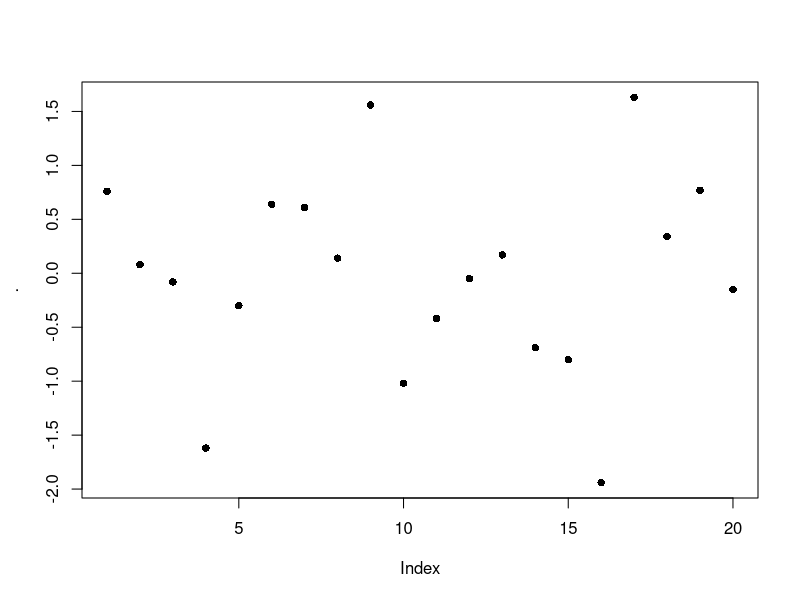
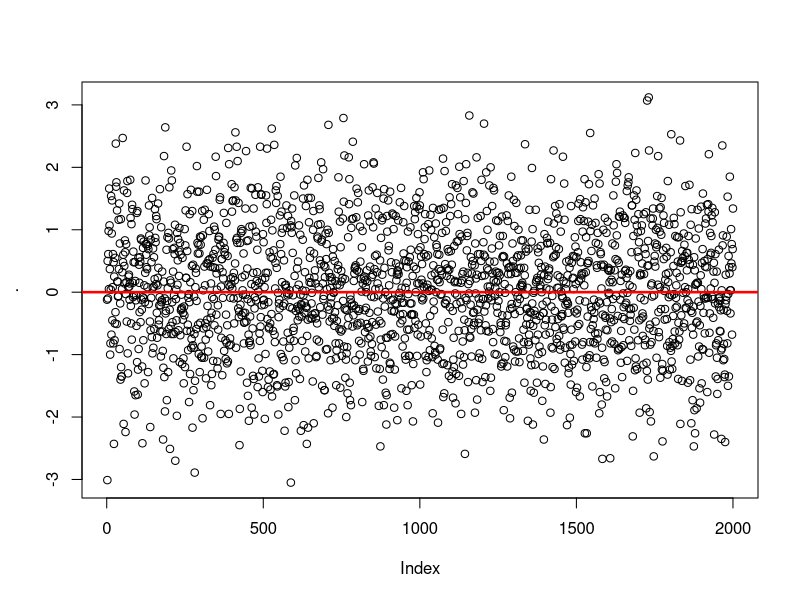

Write R code to recreate these figures, in order. (Note: this script raises an error after producing the figures.)
# __________________________________________________________________
# R VOCABULARY 
# __________________________________________________________________

library("dplyr")
library("reshape2")
library("lazyeval")
library("ggplot2")
library("labeling")
library("lubridate")


# help(package="base")
# rm(list=ls())

# TODO: -------
# duplicated, charmatch, aggregate, do.call
# use regular expressions to break filenames into type of file        


# flatten a list: 
(l <- list(item1=4, item2=2, item3=c(100, 200)))  # surrounding with () calls print 
(unlist(l))
(unname(unlist(l)))  # returns numeric vector; also try: unlist(l) %>% unname  


# flattening a list of dates does weird stuff: 
datelist = as.list(c(ymd("2017-01-01"), ymd("2017-01-01")))
unlist(datelist)  # not good 
do.call("c", datelist)  # this is good 


# rep and seq: --------------------
rep(letters[1:3], times=2)  # same as rep(letters[1:3], 2)
rep(letters[1:3], each=2)
rep(letters[1:3], times=2, each=2)
rep(letters[1:3], times=2, each=2, length.out=2)
rep_len(letters[1:3], length.out=40)  # could be useful if you don't know the length of a vector, but you want to keep recycling it until total length reaches a target value. 
rep(letters[1:3], times=(1:3))
rep(letters[1:3], c(1,5,12))

seq(1,26)
seq(1,26,by=3)
seq(1,26, length.out=4)  # generates a sequence of length.out=4 equally spaced values from 1 to 16. (length.out is usually abbreviated to length or len, and seq_len is much faster.)
seq(along.with=month.abb)  # can abbreviate as e.g. seq(month.abb) or seq(letters); verbose alternative: seq(1, length(month.abb))
seq(along.with=rnorm(20))# generates sequence 1,2,3... ending with length(month.abb)
seq(c("apple", "orange", "banana"))

x<-round(rnorm(20), 2); names(x) <- seq(rnorm(20)); x %>% plot(pch=16) 
x<-round(rnorm(2000), 2); names(x) <- seq(rnorm(2000)); x %>% 
  plot(pch=1) %>% abline(h=0, lwd=2.5, col="red")


any(c(rep(FALSE, 9), TRUE))  # any TRUEs in the vector? 
any(c(2<1, 4>5, 6==7))

x <- c(4,3, NA, 1,1,23)
any(is.na(x))  # is.na(x) returns a logical of same length as x 



x<- rnorm(10)
range(x)
all(x < 2)  # x<2 returns a logical vector of same length as x; all(x<2) returns TRUE only if all values are TRUE 
all(x < 2, x > (-2))
all(1<2, 2==2, 3>2)
all(c(TRUE, TRUE, TRUE, FALSE))


4 %in% c(1,1,4,1)  # TRUE 
"s" %in% letters  # TRUE
1:4 %in% 1:10  # returns vector of same length as vector on left side of %in%
c(1:4, 12) %in% 1:10
c("g", 7) %in% letters 


match("s", letters)
match(c("a", "s", "f"), letters)
x <- c(4,3, NA, 1,1,23, NA)
match(NA, x)  # Note that match() only returns first match 


which(c(rep(FALSE, 5), TRUE, rep(FALSE, 4), TRUE))  # Takes a logical vector, returns numeric pointing to positions of TRUE values 
which(c(4==5, 2==3))
which(c(4==5, 2==3, 3==3, 4<5, 9>4))


x <- rep(1.0,10); y <- rep(0.99999999999, 10)
all.equal(target=x, current=y, tolerance = 10^-10)
all.equal(target=x, current=y, tolerance = 10^-20)


identical(2, 2.0)  # TRUE 

set.seed(1)
x <- rnorm(10)
set.seed(1)
y <- rnorm(10)
identical(x,y) # TRUE 


stopifnot(c(TRUE, TRUE))
stopifnot(c(FALSE, TRUE))  # returns an error if not all TRUE 
stopifnot(c(2<3, 4>5))


x <- airquality[, -1] # x is a regression design matrix
y <- airquality[,  1] # y is the corresponding response
stopifnot(complete.cases(y) != is.na(y))  # complete.cases returns a logical 
ok <- complete.cases(x, y)  # returns logical of same length as num rows of x and y
sum(!ok) # how many are not "ok" ? NOTE that "!" on a logical gives its inverse: !c(TRUE, FALSE) = c(FALSE, TRUE)
x <- x[ok,]
y <- y[ok]


# subsetting: -----
# 3 ways of subsetting a df for first column:
airquality[1]  # returns data frame (which is a type of list; subsetting list with [] always gives list)
airquality[[1]]  # returns the *contents* of element 1 in the df - integer atomic vector. [[]] can only return 1 thing 
airquality$Ozone  # returns integer atomic vector. Note that $ is shorthand, where x$y = x[["y", exact=FALSE ]]



cumsum(1:10)  # pseudocode: for i in 1:10, result[1] = i, result[2]=i+result[1]
cumprod(1:10)
cummin(1:10)  # along the entire length of input vector, 1 is min 
cummax(10:1)


# row and column sums, means: ---------------
x <- data.frame(x=rnorm(10)*10, y=rnorm(10)) %>% print 
colSums(x)
rowSums(x) %>% data.frame()

apply(x, 1, mean)  # means of rows 
apply(x, 2, mean)  # means of columns 


# first differencing: -----------
diff(1:10, lag = 1, differences = 1)  # diff gives differecnes between successive elements in a vector 
diff(seq(1,50, by=5), lag=1, differences=1)
(diffs1 <-diff(c(1,5,2,2,10,.5,-1,3,-4,30), lag = 1, differences = 1))
length(diffs1)

# second differencing: 
(diffs2 <-diff(c(1,5,2,2,10,.5,-1,3,-4,30), lag = 1, differences = 2))  
diffs2 == diff(diffs1, lag = 1, differences = 1)  #  setting arg differences > 1 means you recursively apply diff a specified number of times 
length(diffs2)  # note that this has one less element than diffs1

# differencing at lags (i.e. not immediately successive elements)
(diffs3 <-diff(c(1,5,2,2,10,.5,-1,3,-4,30), lag = 2, differences = 1))  
length(diffs3)


# cut a range to get a factor: -------------------
x <- 1:100 
cut(x, breaks=seq(0,100,5), labels= paste("Level", 1:20))  # divide range of x into levels of a factor; 
# note that length of labels is 1 less than length of breaks
# also, first value of breaks is lower than min value of x 
table(cut(x, breaks=seq(0,100,5), labels= paste("Level", 1:20)))



# reorder factor levels using values in another column -------------
# first create data: 
df <- data.frame(area=letters[1:10], 
                 total=c(10,2,1,rnorm(6),20)); df

# graph looks ugly: 
ggplot(df, aes(x=area, y=total)) + geom_bar(stat="identity")

# find order of factor levels that you want: 
order(df$total)  # this gives ascending order; for descending, rev(order(df$total))

# reset factor levels: 
df <- df %>% mutate(area=factor(area, 
                          levels=area[order(df$total)])); df

str(df)  # factor levels reset

# graph again: 
ggplot(df, aes(x=area, y=total)) + geom_bar(stat="identity")  # SUCCESS!


# if there is an obvious way to order your factor levels (e.g. alphabetical), 
# you can try using ordered(): 
# create a factor with default ordering: 
ordered(rep(1:12, length=24))
ordered(c("blue", "green", "yellow"))
ordered(paste0("level_", 1:30))  # doesn't work well 

# let's try again: 
two.digits.numbers <- 
      sapply(1:30, function(x){
            x.char <- as.character(x)
            if (nchar(x.char) < 2){
                  x <- paste0("0", x)
            } else {
                  x <- x.char
            }
            return(x)
      }
      )

ordered(paste0("level_", two.digits.numbers))  # works! 

#**************************************************





#**************************************************
pmin(1:4, 0:3)  # gives "parallel" min - min of each pair of elements, where one element is from vector1, the other from v2. 

x <- sort(rnorm(100));  cH <- 1.35
quantile(x, probs = seq(0, 1, 0.25), na.rm = FALSE, names = TRUE)
# quantiles are cutpoints dividing the range of a probability distribution into contiguous intervals with equal probabilities. 
# quartiles are the three cut points that will divide a dataset into four equal-size groups
pmin(cH, quantile(x)) # no names
pmin(quantile(x), cH) # has names
plot(x=x, y=pmin(cH, pmax(-cH, x)), type = "b", main =  "Huber's function")



# & and && --------
x <- 1 
y <- 1

if (x==1 & y==1){print("yes")} else {print("no")}
if (x==1 && y==1){print("yes")} else {print("no")}
# when x and y are single element vectors, doesn't make a difference 

x <- c(1,1) 
y <- c(1,0)

if (x==1 & y==1){print("yes")} else {print("no")}
# "single &" returns warning: only first element used. Compare with: 
x==1 & y==1  # no warning, but this output can't be used in an if()
               # condition easily 

if (x==1 && y==1){print("yes")} else {print("no")}
# && evaluates left to right examining only the first element of each vector
# Hence, && is preferred in if conditions 

# compare: 
x==1 && y==1
x[2]==1 && y==1  # comparing second element of x (which is first element
                 # of x[2]) with first element of y


# merge: -------------------------------
# merging vectors (doesn't make much sense): 
x <- letters
y <- letters[3:4]
merge(x,y)  # prob not what you want: this is the cartesian product (?) of the 2 sets 


# MERGING DATA FRAMES: -----------
# if the column you're merging on has the same name in both dfs, there's no need to 
# specify by="" argument, because it is automatically interpreted that you are joining on that column 

x <- data.frame(a=letters, b.x=rnorm(26)) %>% print 
y <- data.frame(a=c(letters[3:4], "test"), d.y=rnorm(3), e.y=rep("yo", 3)) %>% print 

merge(x,y)  # inner join; 
merge(x,y, all=TRUE)  # outer join
merge(x,y, all.y=TRUE)  # right join
merge(x,y, all.x=TRUE)  # left join
merge(x,y, all.x=TRUE, all.y=TRUE)  # outer join again




# if the column you're merging on has the diff name in the 2 dfs, you need to specify the 
# by.x and by.y arguments 

x <- data.frame(a=letters, b.x=rnorm(26))
y <- data.frame(a.y=c(letters[3:4], "test"), d.y=rnorm(3), e.y=rep("yo", 3))

merge(x,y, by.x="a", by.y="a.y")  # INNER JOIN 
merge(x,y, all=TRUE, by.x="a", by.y="a.y")  # OUTER JOIN 
merge(x,y, all.y=TRUE, by.x="a", by.y="a.y")  # RIGHT JOIN
merge(x,y, all.x=TRUE, by.x="a", by.y="a.y")  # LEFT JOIN 


#... another example: -----------------
authors <- data.frame(
      surname = I(c("Tukey", "Venables", "Tierney", "Ripley", "McNeil")),
      nationality = c("US", "Australia", "US", "UK", "Australia"),
      deceased = c("yes", rep("no", 4)))
books <- data.frame(
      name = I(c("Tukey", "Venables", "Tierney",
                 "Ripley", "Ripley", "McNeil", "R Core")),
      title = c("Exploratory Data Analysis",
                "Modern Applied Statistics ...",
                "LISP-STAT",
                "Spatial Statistics", "Stochastic Simulation",
                "Interactive Data Analysis",
                "An Introduction to R"),
      other.author = c(NA, "Ripley", NA, NA, NA, NA,
                       "Venables & Smith"))

(m1 <- merge(authors, books, by.x = "surname", by.y = "name"))
(m2 <- merge(books, authors, by.x = "name", by.y = "surname"))


#... merging on dates: --------------
admits <- data.frame(dates = as.Date(c("2017-01-12", "2017-01-15")), 
                     num_cases = c(450,12))
census <- data.frame(dates = as.Date(c("2017-01-12", "2017-01-31")), 
                     num_pts = c(14030, 9912))
date_string <- data.frame(dates = seq(as.Date("2017-01-01"), as.Date("2017-01-31"), by="1 days")) 

# column to match on has same name in all 3 dfs, so no need to specify "by=" argument 
finaldf <- merge(date_string, admits, all.x=TRUE) %>% 
                  merge(census, all.x=TRUE) %>% print 

# if appropriate, replace NAs with zeroes: 
finaldf <- mutate(finaldf, 
                  num_cases=sapply(num_cases, function(x) if(is.na(x)==TRUE){0} else {x}), 
                  num_pts=sapply(num_pts, function(x) if(is.na(x)==TRUE){0} else {x})
                  ) %>% print 

finaldf.m <- melt(mutate(finaldf, dates=as.character(dates))) %>% print 
dcast(finaldf.m, dates ~ variable)  # reverses the melting operation 
dcast(finaldf.m, variable ~ dates)  # reverse rows and columns 


# sort and order: ------------------
x <- c(1,1,3,-1,0,19,1,9,7,32)
sort(x)
sort(x, decreasing=TRUE)
rev(x)  # just reverses arguments 

order(x)  # returns an ordered numeric vector: order(x)[1] returns the position in x where the smallest element in x is found 
x[order(x)]  # arranges x in ascending order 


# Run-length encoding (RLE) is a very simple form of lossless data compression in which runs of data (that is, sequences in which the same data value occurs in many consecutive data elements) are stored as a single data value and count, rather than as the original run
x <- rev(rep(6:10, 1:5))
rle(x)
class(rle(x))  # type of list
rle(x)[1]
unname(unlist(rle(x)[1]))

z <- c(TRUE, TRUE, FALSE, FALSE, TRUE, FALSE, TRUE, TRUE, TRUE)
rle(z)
rle(as.character(z))

x <- c(rep("a", 4), "c", rep("g", 10))
unique(x)

# TABLE ----------------------------------------------
df <- data.frame(a=sample(100,10), 
                 b=sample(2000, 10))
table(df)  # you can call table() on purely numeric data, but it's kinda useless 
table(df$a)  # still useless 

df$c= sapply(1:10, function(x) sample(c("Group1", "Group2"), 1, replace=TRUE))
df

table(df)  # still pretty useless 
table(select(df, a,c))   # possibly useful: this converts the data from "long" to "wide" format; compare with > select(df[order(df$a), ], a,c)
table(select(df, b,c))  # possibly useful 
table(df$c)  # probably the best use of table() for this data 


# Simple frequency distribution:
table(rpois(100, 5))  # n=100, lambda=5
table(state.division, state.region)

with(airquality,
     table(OzHi = Ozone > 80, Month, useNA = "ifany"))  # with() seems to be a 
# precursor to the pipe operator (%>%)


# copy table from R to Excel: ---------------------
df <- data.frame(a=rnorm(20), b= sample(c(TRUE, FALSE), 20, replace=TRUE)) # %>% print
write.table(df, file="clipboard", sep="\t", row.names=FALSE)  # now paste in Excel 

# copy via clipboard from excel to R: 
#select column in excel %>%
x <- readClipboard()


# ifelse() : ------------------------------------
x <- c(6:-4)
sqrt(x)  #- gives warning
sqrt(ifelse(x >= 0, x, NA))  # no warning

## Note: the following also gives the warning !
ifelse(x >= 0, sqrt(x), NA)

l <- sample(c("a", "b", "c"), 1)
ifelse(l >= "b", "high", "low")


# DATES --------------------------------------------
# ...create strings of dates ----
seq(ISOdate(2017,1,1), ISOdate(2017,1,31), by="day") %>% substr(1,11)  # Jan to Feb 

seq(ISOdate(2017,1,1), ISOdate(2017,1,31), by="7 day") %>% 
  substr(1,11)  # only week start dates 

seq(ISOdate(2017,2,1), ISOdate(2017,1,1), by="-1 day") %>% substr(1,11)  # Feb to Jan 

# Note: ISOdate() is a wrapper for strptime()


# Alternatively, you can use as.Date: 
seq(as.Date("2017-01-01"), as.Date("2017-04-05"), by="1 day")

dates <- seq(as.Date("2017-01-01"), as.Date("2017-04-05"), by="7 day")  # only first day of weeks 
date_and_wkday <- data.frame(dates = dates, 
                             days = weekdays(dates)) %>% print 




# ...identify fiscal year from date : -------------------
x <- data.frame(date = c("2013-01-01", "2013-06-06", "2015-02-28", "2015-09-04"), 
                m=rep(NA,2), 
                y=rep(NA,2), 
                fyear = rep(NA,2)); x

for(i in 1:nrow(x)){
      x$m[i] <- substr(x$date[i], 6,7) %>% as.numeric
      x$y[i] <- substr(x$date[i], 1,4) %>% as.numeric
      if(m[i] %in% 4:12){
            x$fyear[i] <- x$y[i]+1
      } else {
            x$fyear[i] <- x$y[i]
      }
}
print(x)

# without extra columns for date and year: 
x <- data.frame(date = c("2013-01-01", "2013-06-06", "2015-02-28", "2015-09-04"), 
                fyear = rep(NA,2)
                ); x

for(i in 1:nrow(x)){
      m <- substr(x$date[i], 6,7) %>% as.numeric
      y <- substr(x$date[i], 1,4) %>% as.numeric
      if(m %in% 4:12){
            x$fyear[i] <- y+1
      } else {
            x$fyear[i] <- y
      }
}
print(x)



# using lubridate package: ----------------------------------------
dates <- c("2017-01-01", "2017-02-01", "2017-08-21")

class(dates)  # "character"


ymd(dates) # %>% class  # "Date"
# this function takes a char and converts to date, using the ymd format to 
# do the conversion. It DOESN'T *cast* to ymd format 

mdy(dates)  # doesn't work 
dates2 <- c('12-31-2017'); class(dates2)
mdy(dates2); class(mdy(dates2))

# convert to time in format hh:mm
timechar <- "12:30"
time <- strptime(timechar, format="%R"); time2
time <- strptime(timechar, format="%I"); time2


# convert ymd to mdy: 
ymd(dates) %>% format('%m%d%Y')

# arithmetic with dates and times: 



# SET OPERATIONS ---------------------------------------------

setA<-c("a", "b", "c", "d", "e")
setB<-c("d", "e", "f", "g")

union(setA,setB)
intersect(setA,setB)
setdiff(setA,setB)  # Note, however, that the difference between two sets is order-dependent. It is the material that is in the first named set, that is not in the second named set. 
setequal(c(setdiff(setA,setB),intersect(setA,setB),setdiff(setB,setA)), 
         union(setA,setB))


# SAMPLE() --------------------------------------------------
sample(10)  # gives permutation of all elements; same as sample(1:10)
sample(10, 1) 
(x <- sample(10, replace=TRUE)); setdiff(1:10, x)
sample(letters, 3)

sample(c("a", "b"),1, prob=c(.9, .1))  # The optional prob argument can be used to give a vector of weights for obtaining the elements of the vector being sampled. They need not sum to one, but they should be non-negative and not all zero.

# create a discrete distribution with specified probabilities:
v <- vector()
for(i in 1:1000){
  v[i] <- sample(c(TRUE, FALSE, "error"), 1, prob=c(.90, .09, .01))
}

table(v) %>% barplot  # plotting with base R 

# plotting with ggplot: 
dat <- as.data.frame(table(v)) %>% melt %>% select(1,3)
ggplot(dat, aes(x=v, y=value)) + 
  geom_bar(stat="identity") + 
  geom_hline(yintercept=0, size=1)



# COMBINATIONS --------------------------------------------------
choose(3,2)  # number of combinations of 2 elements that can be chosen from a set of 3 elements 
choose(10,1); choose(10,2); choose(30,2)

# counting num permutations: 
n <- 10
k <- 5 
choose(n,k)*factorial(k)

par(mfrow=c(2,1))
# graph of num combinations 
sapply(1:10, function(x) choose(10, x)) %>% 
  plot(type='l', main="num permutations, combinations of x objects from a total of 10 objects", 
       xlab = "x", 
       ylab = "num combinations")

# graph of num permutations 
sapply(1:10, function(x) choose(10, x)*factorial(x)) %>% 
  plot(type='l', 
       xlab = "x", 
       ylab = "num permutations")
par(mfrow=c(1,1))


# sample with/without replacement: -----------
sample(10)  # same as sample(1:10); default is replace=FALSE 
sample(10,2)
sample(10,100, replace=TRUE) 
sample(c("hi", "bye"), 30, replace=TRUE)

# simulate 100 rolls of a die: 
sample(6, 100, replace=TRUE) %>% mean
sample(6, 100, replace=TRUE) %>% mean


# find all files in a folder and all subfolders: ---------
setwd("\\\\vch.ca/departments/Projects (Dept VC)/Patient Flow Project/Coastal HSDA/2017 Requests/2017.10.10 LGH redevelopment - patient flow between old and new buildings")
list.files()
list.files(recursive = TRUE)
writeClipboard(list.files(recursive = TRUE))  # paste in notepad

files.df <- data.frame(files=as.character(list.files(recursive = TRUE)))
files.df <- mutate(files.df, 
                   files=as.character(files), # for some reason as.character 
                                              # didn't work above  
                   type=sapply(files, 
                               function(x){
                                     l <- nchar(x)
                                     substr(x, (l-3), l)
                               }
                   ))

# examine structure: 
str(files.df)
head(files.df, 10); tail(files.df, 10)  
# doesn't work very well because type can be of different length: 
#     .R vs .sql
# todo: use reg expressions 

# get only text files: 
text.files <- filter(files.df, 
                  type==".txt")


# FILL CONTAINER WITH LOOP: ----------------------
# create an empty container and fill it using a loop. We require that any type and any number of objects can be placed in the container, regardless of whether they are numeric or character or logical: 
container <- vector(mode="list")
# container <- list()  # this also seems to work? 

for(i in 1:10){
  x <- rnorm(1)
  print(paste("x=", x))
  if (x < 0.01){
    container[i] <- list(1:10)    
  } else if (x < 0.8) {
    container[i] <- list(rnorm(i))
  } else {
    container[i] <- list(rep("test", i))
  }
}

str(container)
summary(container)



# BUILD A DATAFRAME WITH A LOOP: --------------
# set up empty list: 
datalist = list()

for (i in 1:5) {
      # ... make some data
      dat <- data.frame(x = rnorm(10), y = runif(10))
      dat$i <- i  # maybe you want to keep track of which iteration produced it?
      datalist[[i]] <- dat # add it to your list; NOTE THAT WE USE [[]] !!!!
}

datalist  # each element of hte list is a dataframe 
# compare datalist[1] with datalist[[1]]; first is a list, second is contents 
      # within that list 

# join elements of list into a single df with do.call()
big_data = do.call(rbind, datalist) %>% print 

# alternative without using do.call: 
df1 <- datalist[[1]]
for(i in 2:5) {df1 <- rbind(df1, datalist[[i]])}
df1

identical(big_data, df1)  # TRUE 

# LAPPLY AND FRIENDS: -------------------------------
x <- list(a = 1:10, beta = exp(-3:3), logic = c(TRUE,FALSE,FALSE,TRUE)) %>% print 

# > lapply: -------------
# compute the list mean for each list element
lapply(x, mean)
# median and quartiles for each list element
lapply(x, quantile, probs = 1:3/4)
# Format for lapply is lapply(X, FUN, ...). Note that "probs=1:3/4" is being passed to "..." above, and is "passed to" the function quantile(). 

# > sapply and vapply ------
sapply(x, quantile)
i39 <- sapply(3:9, seq) # list of vectors
sapply(i39, fivenum)  # five number summary as a vector 
vapply(i39, fivenum)
vapply(i39, fivenum,
       c(Min. = 0, "1st Qu." = 0, Median = 0, "3rd Qu." = 0, Max. = 0))  
#^^ 3rd arg is FUN.VALUE: a vector template for the return value from FUN
# vapply is very similar to sapply, but with predefined format for output 




# > using apply to find row/column means -------
apply(x, 1, mean)  # means of rows 
apply(x, 2, mean)  # means of columns 

# > mapply: --------------
# mapply is a multivariate version of sapply
mapply(rep, x = 4:1, times=4:1)
# each iteration, rep takes 2 args one from the first arg from mapply, one 
#     from the second 

mapply(rep, times = 1:4, MoreArgs = list(x = 42))
# MoreArgs is used to pass arguments that are NOT "vectorized over"...? 
mapply(rep, times = 1:4, x=list(x = 42))  # what's the difference? 

mapply(function(x, y) seq_len(x) + y,  # define function to be applied 
       c(a =  1, b = 2, c = 3),  # names from first
       c(A = 10, B = 0, C = -10))
# pseudocode: create sequence of length a=1, then add A=10 to EACH element; 
#             create sequence of length b=2, then add B=0 

rnorms <- data.frame(n=rep(100,2), 
                     mean=c(4,50), 
                     var=c(.5, 3)) %>% print 
mapply(rnorm,
       n=rnorms$n, 
       mean=rnorms$mean, 
       sd=sqrt(rnorms$var)) %>% as.data.frame 

# **********************************
(v <- structure(10*(5:8), names = LETTERS[1:4], 
                types=c("red", "yellow", "blue", "green")))
# structure() returns the given object with further attributes that you can 
# set 

# not entirely sure what's happening here: 
f2 <- function(x, y) outer(rep(x, length.out = 3), y)
(a2 <- sapply(v, f2, y = 2*(1:5), simplify = "array"))
a.2 <- vapply(v, f2, outer(1:3, 1:5), y = 2*(1:5))
stopifnot(dim(a2) == c(3,5,4), all.equal(a2, a.2),
          identical(dimnames(a2), list(NULL,NULL,LETTERS[1:4])))

# ...sampling distribution of sample mean of exp r.v.: ----
replicate(10000, mean(rexp(10))) %>% hist

# using ggplot: 
df <- replicate(10000, mean(rexp(10))) %>% as.data.frame  
colnames(df) <- "value"

p1 <- ggplot(df, aes(x=value)) + 
  geom_histogram(aes(y=..count..)) + # not really necessary to specify 
  # aes(y=..count..), but good to be explicit. You can just give 
  # "+ geom_histogram() +"  ...
  scale_x_continuous(limits=c(0,3), 
                        labels=seq(0,3, .25), breaks=seq(0,3, .25)) + 
  geom_hline(yintercept=0, size=1) + 
  theme(axis.text.x=element_text(size = 16),
        axis.title.x=element_text(size=20), 
        axis.text.y=element_text(size=14), 
        axis.title.y=element_text(size=18), 
        strip.text.x=element_text(size=18));p1

# add density: 
(p2 <- p1 + geom_density(aes(y=..density..*900), size=1, colour="blue", alpha=.8))

p3 <- ggplot(df, aes(x=value)) + 
  geom_density(aes(y=..density../sum(..density..))); p3 
#   geom_histogram(aes(y=..density../sum(..density..)), fill=NA, colour="black")


# summary(p1); summary(p2)


# ... use lapply to create multiple distribution curves: -----

# create input vector: 
input=seq(-4,4, length=1000)

# define dist function family: X~N(0, 1/n): 
fx <- function(n, input_vector){
      dnorm(input_vector, mean=0, sd=(1/sqrt(n)))  # change to pnorm() to get CDFs 
}

# create data frame with x and f(x) values for different values of n: 
normal_curves <- lapply(seq(1:20), fx, input_vector=input) %>% 
      # "input_vector=x" => specify that second arg of fx always 
      # takes value x
      as.data.frame

colnames(normal_curves) <- paste0("n", 1:20)
normal_curves <- mutate(normal_curves,
                        x=input) %>%  # x is input vector
                  select(21,1:20)

str(normal_curves)

# putting data in long form to allow facetting by value of n: 
normal_curves_long <- melt(normal_curves, id.vars = "x")
str(normal_curves_long)

p1 <- ggplot(normal_curves_long, aes(x=x, y=value, group=variable)) + 
      geom_line() + 
      geom_text(data=filter(normal_curves_long,
                            x>=1 & x<=1.01),  # filtering to get single point from each                                                  curve 
                aes(label=variable), 
                col="red") ; p1 

# splitting data frames with split( ) :  --------------------------
split(mtcars, mtcars$cyl)

# example from split( ) help: 
require(stats); require(graphics)
n <- 10; nn <- 100
g <- factor(round(n * runif(n * nn)))  # 1000 integer values between 0:10  
x <- rnorm(n * nn) + sqrt(as.numeric(g))  # 1000 random values 
xg <- split(x, g)  %>% print  # note that each vector is of a different length 
boxplot(xg, col = "lavender")  # when g is large, sqrt(g) is large, so x values 
      # are higher 

sapply(xg, length)  # how many values in each group? lapply() %>% unlist( )
      # also works: 
# lapply(xg, length) %>% unlist
sapply(xg, mean)  # mean x value by level of g
# lapply(xg, mean) %>% unlist 


### Calculate 'z-scores' by group (standardize to mean zero, variance one)
z <- unsplit(lapply(split(x, g), scale), g)

# same thing, using pipes: 
z <- split(x,g) %>%  # split by levels of g 
      lapply(scale) %>%  # apply function scale() to each component 
      unsplit(g)   # combine back into a vector
plot(z)


# and check that the within-group std dev is indeed one:  
tapply(z, g, sd)  
# Interpretation: tapply takes 2 vectors, *splits* the first according to levels of 
# the second (thus creating a "ragged array"), then it *applies* a function to 
# each component, then it *combines* the results back into a vector.


# scale(x, center = TRUE, scale = TRUE): -----------
# If center is TRUE then centering is done by subtracting the column 
# means (omitting NAs) of x from their corresponding columns, and if 
# center is FALSE, no centering is done. 
# You can also supply a numeric vector of same length as num cols of x 
# to specify a particular value to subtract from each column entry. 
# 
# If scale is TRUE then scaling is done by dividing the (centered) 
# columns of x by their standard deviations if center is TRUE, and 
# the root mean square otherwise.


# Pattern Matching and Replacement -------------------------------
# grep(value = FALSE) returns a vector of the indices of the elements of x that yielded a match (or not, for invert = TRUE. This will be an integer vector unless the input is a long vector, when it will be a double vector.                                                                                            

# grep(value = TRUE) returns a character vector containing the selected elements of x (after coercion, preserving names but no other attributes).

# grepl returns a logical vector (match or not for each element of x).

grep("[a-z]", letters)
grep("May", month.abb, invert=TRUE)  # find months that are NOT "May"
grep("wed", tolower(c("Monday", "Tuesday", "Wednesday")))
grep(c("wed", "mon"), tolower(c("Monday", "Tuesday", "Wednesday")))  # In grep(c("wed", "mon"), tolower(c("Monday", "Tuesday", "Wednesday"))):argument 'pattern' has length > 1 and only the first element will be used

charmatch(c("mon", "wed"), tolower(c("Monday", "Tuesday", "Wednesday", "Monday")))
# note that charmatch can take more than one element in its first argument. However, its rules for return values are a bit strange: 
      # if unique exact match OR (unique partial match and no exact match) -> 
            # match index returned
      # if multiple exact OR multiple partial -> 0 returned 
      # if no match, then nomatch argument value returned 
      # Thus, charmatch can be useful in seeing whether a value can be used 
            # as a unique identifier?? 

grep("o", letters)  # 15
grep("o", "food")  # 1
grep("o", c("food", "wood"))  # 1,2 
grep("o", c("food", "wood"), value=TRUE)
grepl("o", c("food", "wood"))

# note that "food" is a single element, which does contain an "o", so we get 1 returned. The 2 "o"s in food are not counted seperately. To do that, try: 

countOs <- function(x){
  require("dplyr", lib="H:/R packages")
  
  x.split <- strsplit(x, split=NULL) %>% unlist 
  
  returnOs <- function(x1){
    x2 <- tolower(x1)
    if(x2=="o"){1}
    else{0}
  }
  
  sapply(x.split, returnOs) %>% sum
}

# test function: 
test_countOs <- function(){
  sapply(list("hi", "hO", "OOoo", "yo", "only one", "frib", "N00", "123"),
         countOs)
}
test_countOs()

# apply the function: 
countOs("food")  # 2
countOs("Markov chains were introduced by Andrei Andreevich Markov (1856-1922) and were named in his honor.")  # 5 

# note how the function "countOs" promotes modularity and abstraction in the code: it is completely self-contained, so it doesn't need to refer to a function or object defined anywhere else, so you can use it in any environment. Just give it the input it expects and it will give you the output you expect. This is how you keep code from getting ridiculously complicated and interconnected. 

gsub("g", "Goose", letters)
gsub("g", NA, letters)

strings <- c("foo", "foo", "bar", "foo", "qux")
sub("foo", "yib", strings) 
gsub("foo", "yib", strings) 
# what's the difference between sub and gsub? 

# FUNCTIONS ------------------------------------------

# Use of "...": --------------------------------------
f <- function(...){
  list(...)
}
# f takes a variable number of arguments (i.e. user can put in anything they like there), then just lists what those arguments were. 


# TEST CASES: 
# function call: 
f(x=2, l=TRUE)

# Another function: 
f2 <- function(x,y, ...){
  print(x/y)
  otherArgs <- list(...)
  print(otherArgs)
  if (length(list(...)) > 0){
      if (any(unlist(list(...)))){
          print("At least one TRUE in otherArgs")
      } else {
          print("No TRUEs in otherArgs")
      }
  } else {
      print("No TRUEs in otherArgs")
  } 
}

# function call:
f2(1,5,TRUE, FALSE)
f2(1,5)
f2(1,5,FALSE, FALSE)

# Using ... in a useful way: ----------------------------------

# write a function that drops extreme values, then returns quantiles:
# in general, this approach could be useful because you can build in several steps into a single function (step1: drop extreme values, step2: calculate quantiles). However, you need a way to pass in arguments that will be used in later steps. That's what "..." is for. 

x <- rnorm(50)

f3 <- function(x){
  x2 <- sort(x)
  lower.limit <- quantile(x2, prob=.1)
  upper.limit <- quantile(x2, prob=.9)
  x3 <- x2[x2>lower.limit & x2<upper.limit]
  quantile(x3)
}

f3(x)  # compare with quantile(x)
f3(x, probs=c(.25, .5, .75))  
# Error in f3(x, probs = c(0.25, 0.5, 0.75)): unused argument (probs = c(0.25, 0.5, 0.75))

# To prevent the error, we need to rewrite f3 to allow it to take extra arguments: 

f4 <- function(x, ...){
  x2 <- sort(x)
  lower.limit <- quantile(x2, prob=.1)
  upper.limit <- quantile(x2, prob=.9)
  x3 <- x2[x2>lower.limit & x2<upper.limit]
  otherargs <- list(...)
  
  if(!is.null(otherargs)){
#     print(otherargs)  # note that this is just printed, not returned by the function
  }
  
  if(!is.null(otherargs$probs)){
#     print(quantile(x3, probs=otherargs$probs))
    quantile(x3, probs=otherargs$probs) %>% unlist
  } else {
#     print(quantile(x3))
#     print("default probs used")
    quantile(x3) %>% unlist
  }
}

# FUNCTION CALLS: 
f4(x)  # compare with quantile(x)
f4(x, probs=c(.08, .35, .57, .75, .99))  # compare with quantile(x, probs=c(.08, .35, .57, .75, .99))
f4(x, probs=c(.08, .35, .57, .75, .99), na.rm=TRUE)

# note what we can do with function f4: 
vectors <- vector(mode="list")
for(i in 1:10000){
  vectors[i] <- list(rnorm(500))
}

result <- lapply(vectors, f4, probs=c(.08, .35, .57, .75, .99), arg=NULL) %>%
  as.data.frame
names(result) <- paste0("sample_", 1:length(vectors))
str(result)
summary(result)
# result

result.long <-  melt(result) %>% 
  mutate(probs=as.factor(rep(c(.08, .35, .57, .75, .99), length(vectors)))) %>% 
  select(variable, probs, value)
str(result.long)
head(result.long, 100)

# quick analysis: 
boxplot(result.long$value)
filter(result.long, probs==.08) %>% select(value) %>% boxplot 
plot(value~probs, data=result.long)

# using ggplot: 
p1 <- ggplot(result.long, aes(x=probs, y=value)) + 
  geom_boxplot()  
#   facet_wrap(~probs, ncol=2)
p1


p08 <- filter(result.long, probs==.08) %>% select(value) %>% unlist
p57 <- filter(result.long, probs==.57) %>% select(value) %>% unlist

plot(p57~p08)

# ...rationale-----------------------------------------------------------
# without f4, how would you do this? First loop over vectors to remove extremes, then loop over the result to calculate quantiles. Okay, but what if there were e.g. 10 intermediate steps requiring a different function for each? It would be very inelegant to have to write 10 loops and keep passing the result from one to the next. 

# Instead, we can put all the intermediate functions inside f4, and pass their arguments to them through f4!!! 




# RESHAPE PACKAGE:  ---------------------------------------------
# Melting: going from wide to long 
head(airquality)
aql <- melt(airquality) # [a]ir [q]uality [l]ong format; no ID vars
head(aql)
aql[c(1:5, 154:158, 307:311), ]  

# using Month and Day as ID vars: 
aql <- melt(airquality, id.vars = c("Month", "Day"), 
            variable.name = "climate_variable", 
            value.name = "climate_value")
head(aql)  # note that long data is grouped by measured variable name, and that id vars repeat after all data on one single measured variable name: e.g. month=5, day=1 will appear next to "Ozone" var, then again next to "Solar.R". This is how rows/tuples for particular (Ozone, Solar.R, etc.) values are recorded; otherwise there would be no way to know which values were associated with others. 

# only id vars get column names named after them. All other vars are in the "variable" column, which we've renamed to "climate_variable"
summary(aql)
aql[c(1:5, 154:158, 307:311, 460:464), ]


# In reshape2 there are multiple cast functions. Since you will most commonly work with data.frame objects, we'll explore the dcast function.

# Casting: going from long to wide: 
aql <- melt(airquality, id.vars = c("Month", "Day"))
aqw <- dcast(aql, Month + Day ~ variable)  # Month & Day remain as columns (with duplicates removed), while the distinct names in variable "swing out" to create new column names. The arguments on the left refer to the ID variables and the arguments on the right refer to names the measured variables. Everything not in the equation is assumed to be a column of values. 
head(aqw)


dcast(aql, Month ~ variable + Day)  # wide format with each day a column: e.g Month=5, var="Ozone" and Day=1 gets 1 column; Month=5, var="Ozone" and Day=2 gets another, etc. 
# "Month ~ variable + Day" ==> LHS args specify how many rows in output; RHS args specify how many columns 
dcast(aql, Month ~ variable)  # "Aggregation function missing: defaulting to length". E.g. for month=5 and column=Ozone, there are now 31 values; we can't display 31 values in a cell, so we default to aggregating by counting 


dcast(aql, Month ~ variable, fun.aggregate = mean, 
      na.rm = TRUE)  # Averages by month
dcast(aql, Day ~ variable, fun.aggregate = mean, 
      na.rm = TRUE)  # Averages by day of month, across months. 


# NOTE: the above could have been done with dplyr::group_by() and summarize(): 
# however, this is more tedious because every var has to be named
# group_by(airquality, Month) %>% summarize(mean(Ozone, na.rm=TRUE), 
#                                           mean(Solar.R, na.rm=TRUE),
#                                           mean(Wind, na.rm=TRUE),
#                                           mean(Temp, na.rm=TRUE)) %>% 
#                                     as.data.frame 




## ...another example: means by day of week----------------------
days.of.week <- weekdays(Sys.Date()+0:6)  # list of days in the week 

data <- data.frame(var1=rnorm(7000, mean=50,sd=4), 
                   var2=rpois(7000, lambda=3), 
                   day=rep(days.of.week, 1000))
head(data, 50)

# MELT: 
longdata <- melt(data)
# head(longdata)
# longdata[c(1:8, 7001:7008), ]  # note that long data is grouped by measured variable name, and that id vars repeat after all data on one single measured variable name 

# CAST: 
# avg.by.day <- dcast(longdata, day ~ variable)  # Aggregation function missing: defaulting to length
avg.by.day <- dcast(longdata, day ~ variable, 
                    fun.aggregate=mean, 
                    na.rm=TRUE)
avg.by.day

# ...playing with the example ---------------------------------------------
# let's see if means of var1 differ across days 
anova.model1 <- lm(value~day, data=filter(longdata, variable=="var1"))
summary(anova.model)  # compare with "avg.by.day" Note that avg.by.day is easier to read. 

p1 <- ggplot(avg.by.day, aes(x=day, y=var1)) + 
  geom_bar(stat="identity")  
#   scale_y_continuous(limits=c(49.7, 50.1))  # not sure why the bars disappear when I do this 
p1

(p1zoom <- p1 + coord_cartesian(ylim=c(49.88, 50.1)))  # Setting limits on the coordinate system will zoom the plot (like you're looking at it with a magnifying glass), and will not change the underlying data like setting limits on a scale will.



# DPLYR PACKAGE: -------------------------------------

# group_by( ): --------------
# converts df to tbl, with meta-instruction to do all subsequent operations in terms of groups. Note that on its own, group_by does not do any operation; it is usually used in conjunction with summarize()

mtcars
group_by(mtcars, cyl)  # a tibble, with instructions to do subsequent operations in terms of groups of cyl 
group_by(mtcars, cyl) %>% as.data.frame  # identical to initial df 


# ...comparing summarize() on grouped versus original df: ----------
grouped <- group_by(mtcars, cyl)

summarize(grouped, mean(hp)) %>% as.data.frame # compare with following: 
summarize(mtcars, mean(hp))

summarize(grouped, mean(hp), sd(hp), mean(disp), sd(disp)) %>% 
      as.data.frame
# compare with following: 
summarize(mtcars, mean(hp), sd(hp), mean(disp), sd(disp))


# ...try alternative groupings: --------------------------
(grouped_by_cyl <- group_by(mtcars, cyl) %>% 
       summarize(mean(hp), sd(hp))) %>% as.data.frame
(grouped_by_gear <- group_by(mtcars, gear) %>% 
       summarize(mean(hp), sd(hp))) %>% as.data.frame

# grouped on 2 vars: 
(grouped_by_gear_and_cyl <- group_by(mtcars, gear, cyl) %>% 
       summarize(mean(hp), sd(hp))) %>% as.data.frame

# checking result of grouping on 2 vars: 
filter(mtcars, gear==3) %>% select(cyl) %>% arrange(cyl) %>% unique 
filter(mtcars, gear==4) %>% select(cyl) %>% arrange(cyl) %>% unique 
filter(mtcars, gear==5) %>% select(cyl) %>% arrange(cyl) %>% unique 

# find how many rows in particular combinations: 
count(mtcars, cyl)
count(mtcars, cyl, gear)

# another option to count rows: 
mtcars %>% group_by(cyl, gear) %>% summarise(n= n() ) 

#replace() ----
head(mtcars); str(mtcars)
cyl_order <- order(mtcars$cyl)
mtcars2 <- mtcars[cyl_order,]

# replace cylinder value of 4 with 99999
mtcars2 %>%
      mutate(hp=replace(hp, cyl==4, 99999),  # replace values 
                                    # in cyl column where value in 
                                    # cyl column ==4 
                                    # NOTE: you could also replace 
                                    # values in some other column where
                                    # cyl==4
             brands=rownames(mtcars)) %>%
      select(12,1:11) %>% 
      as.data.frame %>% print 
